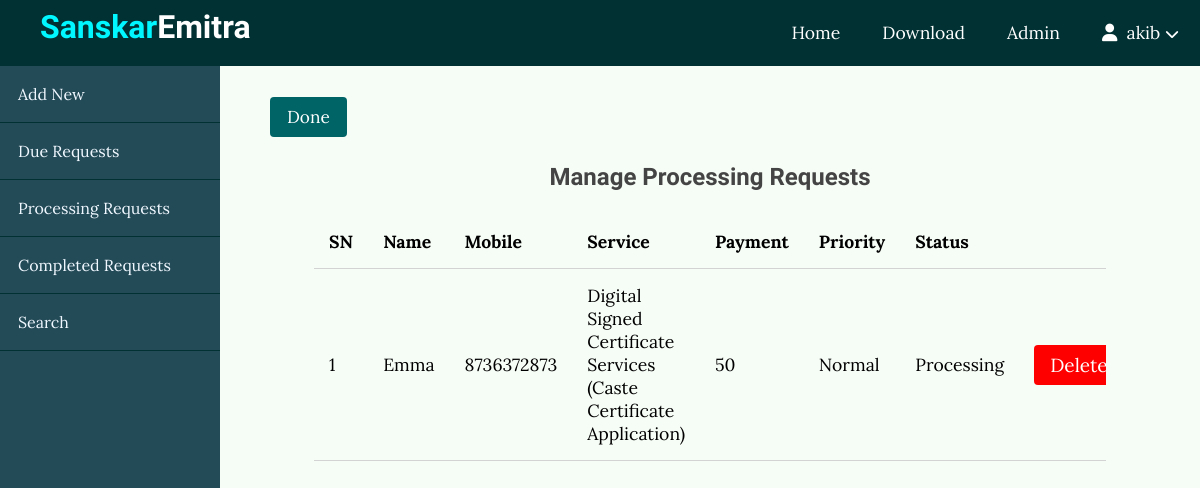
Page /customer/manage/processing (signed in) on the committed database.
### customer/models.py (models this page shows)
class CustomerRecord(models.Model):
    name = models.CharField(max_length=64)
    mobile = models.CharField(max_length=10)
    service = models.CharField(max_length=25)
    subservice = models.CharField(max_length=25)
    payment = models.IntegerField()
    advance = models.IntegerField(default=0)
    priority = models.CharField(max_length=6)
    status = models.CharField(max_length=10, default='Due')
    date = models.DateField(auto_now_add=True, blank=False)

### customer/views.py (the view)
# urls.py: path('manage/processing', views.manage_processing_view, name='manage_processing'),
@login_required(login_url="emitr:login")
def manage_processing_view(request):
    if request.method == "POST" and "remove" in request.POST:
        CustomerRecord.objects.get(pk=request.POST["remove"]).delete()
        messages.info(request, 'Successfully Deleted Record!')
        return HttpResponseRedirect(reverse("customer:manage_processing"))
    return render(request, 'customer/manage_processing.html', {
        'records': CustomerRecord.objects.filter(status='Processing').order_by('-date')
    })

### customer/templates/customer/manage_processing.html (shortened to what this page needs)
{% extends 'customer/layout.html' %}
{% block main %}
    <div class="admin-content">
        <div class="button-group">
            <a href="{% url 'customer:processing' %}" class="btn">Done</a>
        </div>
        <div class="content">
            <h2 class="page-title">Manage Processing Requests</h2>
            <table>
                <thead>
                    <th>SN</th>
                    <th>Name</th>
                    <th>Mobile</th>
                    <th>Service</th>
                    <th>Payment</th>
                    <th>Priority</th>
                    <th>Status</th>
                    <th colspan="1"></th>
                </thead>
                <tbody>
                    {% for record in records %}
                    <tr>
                        <td>{{ forloop.counter }}</td>
                        <td>{{ record.name }}</td>
                        <td>{{ record.mobile }}</td>
                        <td>{{ record.service }} ({{ record.subservice }})</td>
                        <td>{{ record.payment }}</td>
                        <td>{{ record.priority }}</td>
                        <td>{{ record.status }}</td>
                        <td>
                            <form action="{% url 'customer:manage_processing' %}" method="POST" onsubmit="return confirm('Are you sure?');">
                                <button value="{{ record.id }}" name="remove" type="submit" class="btn-delete">Delete</button>
                            </form>
                        </td>
                    </tr>
                    {% endfor %}
                </tbody>
            </table>
        </div>
    </div>
{% endblock %}

### customer/templates/customer/layout.html (shortened to what this page needs)
<!DOCTYPE html>
<html lang="en">
<head>
    {% load static %}
    <link href="{% static 'css/style.css' %}" rel="stylesheet">
    <link href="{% static 'css/admin.css' %}" rel="stylesheet">
</head>
<body>
    <header>
        <div class="logo">
            <h1 class="logo-text"><a href="{% url 'emitr:index' %}"><span>Sanskar</span>Emitra</a></h1>
        </div>
        {% if request.user.is_authenticated %}
        <ul class="nav">
            <li><a href="{% url 'emitr:index' %}">Home</a></li>
            <li><a href="{% url 'customer:download' %}">Download</a></li>
            <li><a href="{% url 'admin:index' %}" target="_blank">Admin</a></li>
            <li onclick="dropdownFunction()">
                <div>
                    <i class="fas fa-user"></i>
                    &nbsp;{{ request.user }}
                    <i class="fas fa-chevron-down" style="font-size: .8em;"></i>
                </div>
            </li>
        </ul>
        {% endif %}
    </header>
    <div class="admin-wrapper">
        <div class="left-sidebar">
            <ul>
                <li id="new"><a href="{% url 'customer:create' %}">Add New</a></li>
                <li id="Due"><a href="{% url 'customer:index' %}">Due Requests</a></li>
                <li id="Processing"><a href="{% url 'customer:processing' %}">Processing Requests</a></li>
                <li id="Done"><a href="{% url 'customer:completed' %}">Completed Requests</a></li>
                <li id="search"><a href="{% url 'customer:search' %}">Search</a></li>
            </ul>
        </div>
        {% block main %}{% endblock %}
    </div>
</body>
</html>

### static/css/style.css (style rules this page uses)
* { box-sizing: border-box; }
html, body { height: 100%; padding: 0px; margin: 0px; background: #f6fcf6; font-family: 'Lora', serif; }
h1, h2,h3, h4, h5, h6 { font-family: 'Candal', serif; color: #444; margin: 5px; }
a { text-decoration: none; color: inherit; }
.btn { padding: 0.5rem 1rem; background: #006366; color: white; border: 1px solid transparent; border-radius: .25rem; font-size: 1.08em; font-family: 'Lora', serif; }
table { width: 100%; border-collapse: collapse; font-size: 1.1rem; }
th, td { padding: 15px; text-align: left; border-bottom: 1px solid lightgrey; }
header { background: #008489; height: 66px; }
header * { color: white; }
header .logo { float: left; height: inherit; margin-left: 2em; }
header .logo-text { margin: 8px; font-family: 'Candal', serif; }
header .logo-text span { color: #00f7ff; }
header ul { float: right; margin: 0px; padding: 0px; list-style: none; transition: 0.5s; }
header ul li { float: left; position: relative; }
header ul li a { display: block; padding: 21px; font-size: 1.1em; text-decoration: none; }
header ul li div { display: block; padding: 21px; font-size: 1.1em; cursor: pointer; }
.content { width: 90%; margin: 30px auto 30px; }

### static/css/admin.css (style rules this page uses)
header { background: #013133; }
.admin-wrapper { height: calc(100% - 60px); display: flex; }
.admin-wrapper .left-sidebar { flex: 2; height: 100%; background: #234a57; }
.admin-wrapper .left-sidebar ul { list-style: none; margin: 0px; padding: 0px; color: aliceblue; }
.admin-wrapper .left-sidebar ul li { padding: 18px; display: block; border-bottom: 1px solid #013133; }
.admin-wrapper .admin-content { flex: 8; height: 100%; padding: 40px 50px 50px; overflow-y: scroll; }
.admin-wrapper .admin-content .content { overflow: auto; }
.admin-wrapper .admin-content .page-title { text-align: center; margin-bottom: 1.5rem; }
.btn-delete { padding: 0.5rem 1rem; background: red; color: white; border: none; border-radius: .25rem; font-size: 1.08em; font-family: 'Lora', serif; }

### rows in the picture
CustomerRecord: name "Emma", mobile "8736372873", service "Digital Signed Certificate Services", subservice "Caste Certificate Application", payment "50", priority "Normal", status "Processing", {{ record.id }} 6 (drawn)

### other values in the picture
{{ request.user }} "akib"
